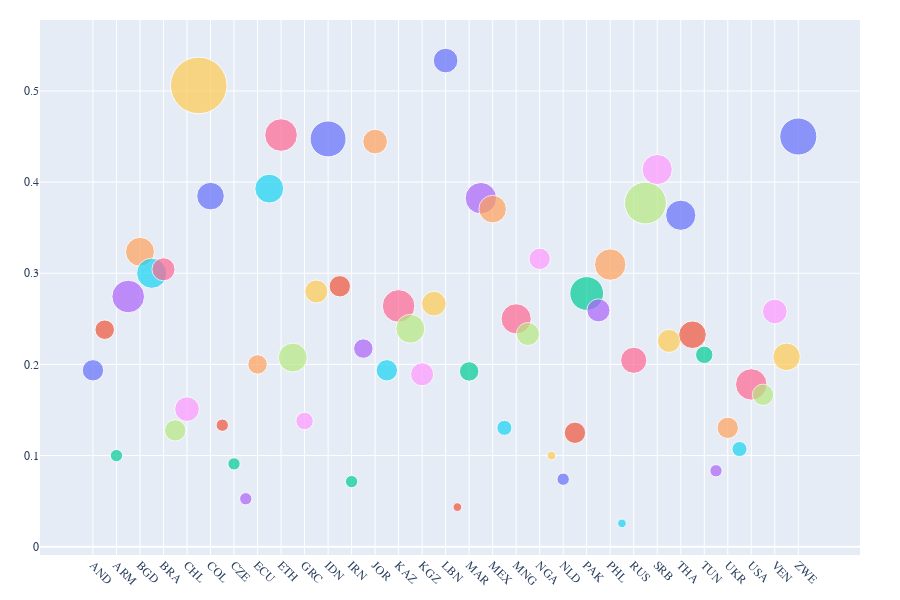

The cell this chart's notebook holds for it:
### Code cell
import pandas as pd
import plotly.express as px

# Load predictions from the requested path
df = pd.read_csv("../q152_q153_pipeline/predictions/q152_predictions_filtered.csv")

# Filter to Q152 labels
q152_labels = ['Q152_1', 'Q152_2', 'Q152_3', 'Q152_4']
df_q152 = df[df['predicted_combined_label'].isin(q152_labels)]

# Aggregate counts by country and label
agg = (
    df_q152.groupby(['B_COUNTRY_ALPHA', 'predicted_combined_label'])
           .size()
           .reset_index(name='sentence_count')
)

# Total Q152 sentences per country for proportional scaling
total_counts = agg.groupby('B_COUNTRY_ALPHA')['sentence_count'].sum().reset_index(name='total_q152_count')
agg = agg.merge(total_counts, on='B_COUNTRY_ALPHA')
agg['proportion'] = agg['sentence_count'] / agg['total_q152_count']

# Subset to Q152_1
agg_q152_1 = agg[agg['predicted_combined_label'] == 'Q152_1'].copy()

# Order countries alphabetically for stable categorical axis rendering
ordered_countries = sorted(agg_q152_1['B_COUNTRY_ALPHA'].unique())
agg_q152_1['B_COUNTRY_ALPHA'] = pd.Categorical(
    agg_q152_1['B_COUNTRY_ALPHA'],
    categories=ordered_countries,
    ordered=True
)

# Scatter plot; legend removed; no plot title; no y-axis title; 45° x-tick labels
fig = px.scatter(
    agg_q152_1,
    x='B_COUNTRY_ALPHA',
    y='proportion',
    size='sentence_count',
    color='B_COUNTRY_ALPHA',  # retained for visual distinction; legend is hidden below
    hover_name='B_COUNTRY_ALPHA',
    labels={'B_COUNTRY_ALPHA': 'Country', 'proportion': '', 'sentence_count': 'Sentence Count'},
    size_max=40,
    height=600
)

# Global typography set to Times New Roman Bold (falls back to Times New Roman if Bold variant unavailable)
bold_times = "Times New Roman Bold, Times New Roman"

fig.update_layout(
    xaxis={'categoryorder': 'array', 'categoryarray': ordered_countries},
    xaxis_tickangle=45,      # 45° tilted country names
    yaxis_title=None,        # no y-axis title
    showlegend=False,        # remove legend
    title=None,              # no plot title
    font=dict(family=bold_times, size=14),  # global font
    hoverlabel=dict(font_family=bold_times, font_size=12),
    margin=dict(l=40, r=40, t=20, b=40)
)

# Ensure axis tick labels also use the bold Times family explicitly
fig.update_xaxes(tickfont=dict(family=bold_times, size=12), title=None)
fig.update_yaxes(tickfont=dict(family=bold_times, size=12), title=None)

fig.show()

### Figure 1 — Plotly figure (JSON) as saved in the notebook; plotly's stock layout.template omitted (floating-point values rounded to 4 significant figures)
{"data": [{"hovertemplate": "<b>%{hovertext}</b><br><br>Country=%{x}<br>=%{y}<br>Sentence Count=%{marker.size}<extra></extra>", "hovertext": ["AND"], "legendgroup": "AND", "marker": {"color": "#636efa", "size": [6], "sizemode": "area", "sizeref": 0.02625, "symbol": "circle"}, "mode": "markers", "name": "AND", "orientation": "v", "showlegend": true, "type": "scatter", "x": ["AND"], "xaxis": "x", "y": [0.1935], "yaxis": "y"}, {"hovertemplate": "<b>%{hovertext}</b><br><br>Country=%{x}<br>=%{y}<br>Sentence Count=%{marker.size}<extra></extra>", "hovertext": ["ARG"], "legendgroup": "ARG", "marker": {"color": "#EF553B", "size": [5], "sizemode": "area", "sizeref": 0.02625, "symbol": "circle"}, "mode": "markers", "name": "ARG", "orientation": "v", "showlegend": true, "type": "scatter", "x": ["ARG"], "xaxis": "x", "y": [0.2381], "yaxis": "y"}, {"hovertemplate": "<b>%{hovertext}</b><br><br>Country=%{x}<br>=%{y}<br>Sentence Count=%{marker.size}<extra></extra>", "hovertext": ["ARM"], "legendgroup": "ARM", "marker": {"color": "#00cc96", "size": [2], "sizemode": "area", "sizeref": 0.02625, "symbol": "circle"}, "mode": "markers", "name": "ARM", "orientation": "v", "showlegend": true, "type": "scatter", "x": ["ARM"], "xaxis": "x", "y": [0.1], "yaxis": "y"}, {"hovertemplate": "<b>%{hovertext}</b><br><br>Country=%{x}<br>=%{y}<br>Sentence Count=%{marker.size}<extra></extra>", "hovertext": ["AUS"], "legendgroup": "AUS", "marker": {"color": "#ab63fa", "size": [14], "sizemode": "area", "sizeref": 0.02625, "symbol": "circle"}, "mode": "markers", "name": "AUS", "orientation": "v", "showlegend": true, "type": "scatter", "x": ["AUS"], "xaxis": "x", "y": [0.2745], "yaxis": "y"}, {"hovertemplate": "<b>%{hovertext}</b><br><br>Country=%{x}<br>=%{y}<br>Sentence Count=%{marker.size}<extra></extra>", "hovertext": ["BGD"], "legendgroup": "BGD", "marker": {"color": "#FFA15A", "size": [11], "sizemode": "area", "sizeref": 0.02625, "symbol": "circle"}, "mode": "markers", "name": "BGD", "orientation": "v", "showlegend": true, "type": "scatter", "x": ["BGD"], "xaxis": "x", "y": [0.3235], "yaxis": "y"}, {"hovertemplate": "<b>%{hovertext}</b><br><br>Country=%{x}<br>=%{y}<br>Sentence Count=%{marker.size}<extra></extra>", "hovertext": ["BOL"], "legendgroup": "BOL", "marker": {"color": "#19d3f3", "size": [12], "sizemode": "area", "sizeref": 0.02625, "symbol": "circle"}, "mode": "markers", "name": "BOL", "orientation": "v", "showlegend": true, "type": "scatter", "x": ["BOL"], "xaxis": "x", "y": [0.3], "yaxis": "y"}, {"hovertemplate": "<b>%{hovertext}</b><br><br>Country=%{x}<br>=%{y}<br>Sentence Count=%{marker.size}<extra></extra>", "hovertext": ["BRA"], "legendgroup": "BRA", "marker": {"color": "#FF6692", "size": [7], "sizemode": "area", "sizeref": 0.02625, "symbol": "circle"}, "mode": "markers", "name": "BRA", "orientation": "v", "showlegend": true, "type": "scatter", "x": ["BRA"], "xaxis": "x", "y": [0.3043], "yaxis": "y"}, {"hovertemplate": "<b>%{hovertext}</b><br><br>Country=%{x}<br>=%{y}<br>Sentence Count=%{marker.size}<extra></extra>", "hovertext": ["CAN"], "legendgroup": "CAN", "marker": {"color": "#B6E880", "size": [6], "sizemode": "area", "sizeref": 0.02625, "symbol": "circle"}, "mode": "markers", "name": "CAN", "orientation": "v", "showlegend": true, "type": "scatter", "x": ["CAN"], "xaxis": "x", "y": [0.1277], "yaxis": "y"}, {"hovertemplate": "<b>%{hovertext}</b><br><br>Country=%{x}<br>=%{y}<br>Sentence Count=%{marker.size}<extra></extra>", "hovertext": ["CHL"], "legendgroup": "CHL", "marker": {"color": "#FF97FF", "size": [8], "sizemode": "area", "sizeref": 0.02625, "symbol": "circle"}, "mode": "markers", "name": "CHL", "orientation": "v", "showlegend": true, "type": "scatter", "x": ["CHL"], "xaxis": "x", "y": [0.1509], "yaxis": "y"}, {"hovertemplate": "<b>%{hovertext}</b><br><br>Country=%{x}<br>=%{y}<br>Sentence Count=%{marker.size}<extra></extra>", "hovertext": ["CHN"], "legendgroup": "CHN", "marker": {"color": "#FECB52", "size": [42], "sizemode": "area", "sizeref": 0.02625, "symbol": "circle"}, "mode": "markers", "name": "CHN", "orientation": "v", "showlegend": true, "type": "scatter", "x": ["CHN"], "xaxis": "x", "y": [0.506], "yaxis": "y"}, {"hovertemplate": "<b>%{hovertext}</b><br><br>Country=%{x}<br>=%{y}<br>Sentence Count=%{marker.size}<extra></extra>", "hovertext": ["COL"], "legendgroup": "COL", "marker": {"color": "#636efa", "size": [10], "sizemode": "area", "sizeref": 0.02625, "symbol": "circle"}, "mode": "markers", "name": "COL", "orientation": "v", "showlegend": true, "type": "scatter", "x": ["COL"], "xaxis": "x", "y": [0.3846], "yaxis": "y"}, {"hovertemplate": "<b>%{hovertext}</b><br><br>Country=%{x}<br>=%{y}<br>Sentence Count=%{marker.size}<extra></extra>", "hovertext": ["CYP"], "legendgroup": "CYP", "marker": {"color": "#EF553B", "size": [2], "sizemode": "area", "sizeref": 0.02625, "symbol": "circle"}, "mode": "markers", "name": "CYP", "orientation": "v", "showlegend": true, "type": "scatter", "x": ["CYP"], "xaxis": "x", "y": [0.1333], "yaxis": "y"}, {"hovertemplate": "<b>%{hovertext}</b><br><br>Country=%{x}<br>=%{y}<br>Sentence Count=%{marker.size}<extra></extra>", "hovertext": ["CZE"], "legendgroup": "CZE", "marker": {"color": "#00cc96", "size": [2], "sizemode": "area", "sizeref": 0.02625, "symbol": "circle"}, "mode": "markers", "name": "CZE", "orientation": "v", "showlegend": true, "type": "scatter", "x": ["CZE"], "xaxis": "x", "y": [0.09091], "yaxis": "y"}, {"hovertemplate": "<b>%{hovertext}</b><br><br>Country=%{x}<br>=%{y}<br>Sentence Count=%{marker.size}<extra></extra>", "hovertext": ["DEU"], "legendgroup": "DEU", "marker": {"color": "#ab63fa", "size": [2], "sizemode": "area", "sizeref": 0.02625, "symbol": "circle"}, "mode": "markers", "name": "DEU", "orientation": "v", "showlegend": true, "type": "scatter", "x": ["DEU"], "xaxis": "x", "y": [0.05263], "yaxis": "y"}, {"hovertemplate": "<b>%{hovertext}</b><br><br>Country=%{x}<br>=%{y}<br>Sentence Count=%{marker.size}<extra></extra>", "hovertext": ["ECU"], "legendgroup": "ECU", "marker": {"color": "#FFA15A", "size": [5], "sizemode": "area", "sizeref": 0.02625, "symbol": "circle"}, "mode": "markers", "name": "ECU", "orientation": "v", "showlegend": true, "type": "scatter", "x": ["ECU"], "xaxis": "x", "y": [0.2], "yaxis": "y"}, {"hovertemplate": "<b>%{hovertext}</b><br><br>Country=%{x}<br>=%{y}<br>Sentence Count=%{marker.size}<extra></extra>", "hovertext": ["EGY"], "legendgroup": "EGY", "marker": {"color": "#19d3f3", "size": [11], "sizemode": "area", "sizeref": 0.02625, "symbol": "circle"}, "mode": "markers", "name": "EGY", "orientation": "v", "showlegend": true, "type": "scatter", "x": ["EGY"], "xaxis": "x", "y": [0.3929], "yaxis": "y"}, {"hovertemplate": "<b>%{hovertext}</b><br><br>Country=%{x}<br>=%{y}<br>Sentence Count=%{marker.size}<extra></extra>", "hovertext": ["ETH"], "legendgroup": "ETH", "marker": {"color": "#FF6692", "size": [14], "sizemode": "area", "sizeref": 0.02625, "symbol": "circle"}, "mode": "markers", "name": "ETH", "orientation": "v", "showlegend": true, "type": "scatter", "x": ["ETH"], "xaxis": "x", "y": [0.4516], "yaxis": "y"}, {"hovertemplate": "<b>%{hovertext}</b><br><br>Country=%{x}<br>=%{y}<br>Sentence Count=%{marker.size}<extra></extra>", "hovertext": ["GBR"], "legendgroup": "GBR", "marker": {"color": "#B6E880", "size": [11], "sizemode": "area", "sizeref": 0.02625, "symbol": "circle"}, "mode": "markers", "name": "GBR", "orientation": "v", "showlegend": true, "type": "scatter", "x": ["GBR"], "xaxis": "x", "y": [0.2075], "yaxis": "y"}, {"hovertemplate": "<b>%{hovertext}</b><br><br>Country=%{x}<br>=%{y}<br>Sentence Count=%{marker.size}<extra></extra>", "hovertext": ["GRC"], "legendgroup": "GRC", "marker": {"color": "#FF97FF", "size": [4], "sizemode": "area", "sizeref": 0.02625, "symbol": "circle"}, "mode": "markers", "name": "GRC", "orientation": "v", "showlegend": true, "type": "scatter", "x": ["GRC"], "xaxis": "x", "y": [0.1379], "yaxis": "y"}, {"hovertemplate": "<b>%{hovertext}</b><br><br>Country=%{x}<br>=%{y}<br>Sentence Count=%{marker.size}<extra></extra>", "hovertext": ["GTM"], "legendgroup": "GTM", "marker": {"color": "#FECB52", "size": [7], "sizemode": "area", "sizeref": 0.02625, "symbol": "circle"}, "mode": "markers", "name": "GTM", "orientation": "v", "showlegend": true, "type": "scatter", "x": ["GTM"], "xaxis": "x", "y": [0.28], "yaxis": "y"}, {"hovertemplate": "<b>%{hovertext}</b><br><br>Country=%{x}<br>=%{y}<br>Sentence Count=%{marker.size}<extra></extra>", "hovertext": ["IDN"], "legendgroup": "IDN", "marker": {"color": "#636efa", "size": [17], "sizemode": "area", "sizeref": 0.02625, "symbol": "circle"}, "mode": "markers", "name": "IDN", "orientation": "v", "showlegend": true, "type": "scatter", "x": ["IDN"], "xaxis": "x", "y": [0.4474], "yaxis": "y"}, {"hovertemplate": "<b>%{hovertext}</b><br><br>Country=%{x}<br>=%{y}<br>Sentence Count=%{marker.size}<extra></extra>", "hovertext": ["IND"], "legendgroup": "IND", "marker": {"color": "#EF553B", "size": [6], "sizemode": "area", "sizeref": 0.02625, "symbol": "circle"}, "mode": "markers", "name": "IND", "orientation": "v", "showlegend": true, "type": "scatter", "x": ["IND"], "xaxis": "x", "y": [0.2857], "yaxis": "y"}, {"hovertemplate": "<b>%{hovertext}</b><br><br>Country=%{x}<br>=%{y}<br>Sentence Count=%{marker.size}<extra></extra>", "hovertext": ["IRN"], "legendgroup": "IRN", "marker": {"color": "#00cc96", "size": [2], "sizemode": "area", "sizeref": 0.02625, "symbol": "circle"}, "mode": "markers", "name": "IRN", "orientation": "v", "showlegend": true, "type": "scatter", "x": ["IRN"], "xaxis": "x", "y": [0.07143], "yaxis": "y"}, {"hovertemplate": "<b>%{hovertext}</b><br><br>Country=%{x}<br>=%{y}<br>Sentence Count=%{marker.size}<extra></extra>", "hovertext": ["IRQ"], "legendgroup": "IRQ", "marker": {"color": "#ab63fa", "size": [5], "sizemode": "area", "sizeref": 0.02625, "symbol": "circle"}, "mode": "markers", "name": "IRQ", "orientation": "v", "showlegend": true, "type": "scatter", "x": ["IRQ"], "xaxis": "x", "y": [0.2174], "yaxis": "y"}, {"hovertemplate": "<b>%{hovertext}</b><br><br>Country=%{x}<br>=%{y}<br>Sentence Count=%{marker.size}<extra></extra>", "hovertext": ["JOR"], "legendgroup": "JOR", "marker": {"color": "#FFA15A", "size": [8], "sizemode": "area", "sizeref": 0.02625, "symbol": "circle"}, "mode": "markers", "name": "JOR", "orientation": "v", "showlegend": true, "type": "scatter", "x": ["JOR"], "xaxis": "x", "y": [0.4444], "yaxis": "y"}, {"hovertemplate": "<b>%{hovertext}</b><br><br>Country=%{x}<br>=%{y}<br>Sentence Count=%{marker.size}<extra></extra>", "hovertext": ["JPN"], "legendgroup": "JPN", "marker": {"color": "#19d3f3", "size": [6], "sizemode": "area", "sizeref": 0.02625, "symbol": "circle"}, "mode": "markers", "name": "JPN", "orientation": "v", "showlegend": true, "type": "scatter", "x": ["JPN"], "xaxis": "x", "y": [0.1935], "yaxis": "y"}, {"hovertemplate": "<b>%{hovertext}</b><br><br>Country=%{x}<br>=%{y}<br>Sentence Count=%{marker.size}<extra></extra>", "hovertext": ["KAZ"], "legendgroup": "KAZ", "marker": {"color": "#FF6692", "size": [14], "sizemode": "area", "sizeref": 0.02625, "symbol": "circle"}, "mode": "markers", "name": "KAZ", "orientation": "v", "showlegend": true, "type": "scatter", "x": ["KAZ"], "xaxis": "x", "y": [0.2642], "yaxis": "y"}, {"hovertemplate": "<b>%{hovertext}</b><br><br>Country=%{x}<br>=%{y}<br>Sentence Count=%{marker.size}<extra></extra>", "hovertext": ["KEN"], "legendgroup": "KEN", "marker": {"color": "#B6E880", "size": [11], "sizemode": "area", "sizeref": 0.02625, "symbol": "circle"}, "mode": "markers", "name": "KEN", "orientation": "v", "showlegend": true, "type": "scatter", "x": ["KEN"], "xaxis": "x", "y": [0.2391], "yaxis": "y"}, {"hovertemplate": "<b>%{hovertext}</b><br><br>Country=%{x}<br>=%{y}<br>Sentence Count=%{marker.size}<extra></extra>", "hovertext": ["KGZ"], "legendgroup": "KGZ", "marker": {"color": "#FF97FF", "size": [7], "sizemode": "area", "sizeref": 0.02625, "symbol": "circle"}, "mode": "markers", "name": "KGZ", "orientation": "v", "showlegend": true, "type": "scatter", "x": ["KGZ"], "xaxis": "x", "y": [0.1892], "yaxis": "y"}, {"hovertemplate": "<b>%{hovertext}</b><br><br>Country=%{x}<br>=%{y}<br>Sentence Count=%{marker.size}<extra></extra>", "hovertext": ["KOR"], "legendgroup": "KOR", "marker": {"color": "#FECB52", "size": [8], "sizemode": "area", "sizeref": 0.02625, "symbol": "circle"}, "mode": "markers", "name": "KOR", "orientation": "v", "showlegend": true, "type": "scatter", "x": ["KOR"], "xaxis": "x", "y": [0.2667], "yaxis": "y"}, {"hovertemplate": "<b>%{hovertext}</b><br><br>Country=%{x}<br>=%{y}<br>Sentence Count=%{marker.size}<extra></extra>", "hovertext": ["LBN"], "legendgroup": "LBN", "marker": {"color": "#636efa", "size": [8], "sizemode": "area", "sizeref": 0.02625, "symbol": "circle"}, "mode": "markers", "name": "LBN", "orientation": "v", "showlegend": true, "type": "scatter", "x": ["LBN"], "xaxis": "x", "y": [0.5333], "yaxis": "y"}, {"hovertemplate": "<b>%{hovertext}</b><br><br>Country=%{x}<br>=%{y}<br>Sentence Count=%{marker.size}<extra></extra>", "hovertext": ["LBY"], "legendgroup": "LBY", "marker": {"color": "#EF553B", "size": [1], "sizemode": "area", "sizeref": 0.02625, "symbol": "circle"}, "mode": "markers", "name": "LBY", "orientation": "v", "showlegend": true, "type": "scatter", "x": ["LBY"], "xaxis": "x", "y": [0.04348], "yaxis": "y"}, {"hovertemplate": "<b>%{hovertext}</b><br><br>Country=%{x}<br>=%{y}<br>Sentence Count=%{marker.size}<extra></extra>", "hovertext": ["MAR"], "legendgroup": "MAR", "marker": {"color": "#00cc96", "size": [5], "sizemode": "area", "sizeref": 0.02625, "symbol": "circle"}, "mode": "markers", "name": "MAR", "orientation": "v", "showlegend": true, "type": "scatter", "x": ["MAR"], "xaxis": "x", "y": [0.1923], "yaxis": "y"}, {"hovertemplate": "<b>%{hovertext}</b><br><br>Country=%{x}<br>=%{y}<br>Sentence Count=%{marker.size}<extra></extra>", "hovertext": ["MDV"], "legendgroup": "MDV", "marker": {"color": "#ab63fa", "size": [13], "sizemode": "area", "sizeref": 0.02625, "symbol": "circle"}, "mode": "markers", "name": "MDV", "orientation": "v", "showlegend": true, "type": "scatter", "x": ["MDV"], "xaxis": "x", "y": [0.3824], "yaxis": "y"}, {"hovertemplate": "<b>%{hovertext}</b><br><br>Country=%{x}<br>=%{y}<br>Sentence Count=%{marker.size}<extra></extra>", "hovertext": ["MEX"], "legendgroup": "MEX", "marker": {"color": "#FFA15A", "size": [10], "sizemode": "area", "sizeref": 0.02625, "symbol": "circle"}, "mode": "markers", "name": "MEX", "orientation": "v", "showlegend": true, "type": "scatter", "x": ["MEX"], "xaxis": "x", "y": [0.3704], "yaxis": "y"}, {"hovertemplate": "<b>%{hovertext}</b><br><br>Country=%{x}<br>=%{y}<br>Sentence Count=%{marker.size}<extra></extra>", "hovertext": ["MMR"], "legendgroup": "MMR", "marker": {"color": "#19d3f3", "size": [3], "sizemode": "area", "sizeref": 0.02625, "symbol": "circle"}, "mode": "markers", "name": "MMR", "orientation": "v", "showlegend": true, "type": "scatter", "x": ["MMR"], "xaxis": "x", "y": [0.1304], "yaxis": "y"}, {"hovertemplate": "<b>%{hovertext}</b><br><br>Country=%{x}<br>=%{y}<br>Sentence Count=%{marker.size}<extra></extra>", "hovertext": ["MNG"], "legendgroup": "MNG", "marker": {"color": "#FF6692", "size": [12], "sizemode": "area", "sizeref": 0.02625, "symbol": "circle"}, "mode": "markers", "name": "MNG", "orientation": "v", "showlegend": true, "type": "scatter", "x": ["MNG"], "xaxis": "x", "y": [0.25], "yaxis": "y"}, {"hovertemplate": "<b>%{hovertext}</b><br><br>Country=%{x}<br>=%{y}<br>Sentence Count=%{marker.size}<extra></extra>", "hovertext": ["MYS"], "legendgroup": "MYS", "marker": {"color": "#B6E880", "size": [7], "sizemode": "area", "sizeref": 0.02625, "symbol": "circle"}, "mode": "markers", "name": "MYS", "orientation": "v", "showlegend": true, "type": "scatter", "x": ["MYS"], "xaxis": "x", "y": [0.2333], "yaxis": "y"}, {"hovertemplate": "<b>%{hovertext}</b><br><br>Country=%{x}<br>=%{y}<br>Sentence Count=%{marker.size}<extra></extra>", "hovertext": ["NGA"], "legendgroup": "NGA", "marker": {"color": "#FF97FF", "size": [6], "sizemode": "area", "sizeref": 0.02625, "symbol": "circle"}, "mode": "markers", "name": "NGA", "orientation": "v", "showlegend": true, "type": "scatter", "x": ["NGA"], "xaxis": "x", "y": [0.3158], "yaxis": "y"}, {"hovertemplate": "<b>%{hovertext}</b><br><br>Country=%{x}<br>=%{y}<br>Sentence Count=%{marker.size}<extra></extra>", "hovertext": ["NIC"], "legendgroup": "NIC", "marker": {"color": "#FECB52", "size": [1], "sizemode": "area", "sizeref": 0.02625, "symbol": "circle"}, "mode": "markers", "name": "NIC", "orientation": "v", "showlegend": true, "type": "scatter", "x": ["NIC"], "xaxis": "x", "y": [0.1], "yaxis": "y"}, {"hovertemplate": "<b>%{hovertext}</b><br><br>Country=%{x}<br>=%{y}<br>Sentence Count=%{marker.size}<extra></extra>", "hovertext": ["NLD"], "legendgroup": "NLD", "marker": {"color": "#636efa", "size": [2], "sizemode": "area", "sizeref": 0.02625, "symbol": "circle"}, "mode": "markers", "name": "NLD", "orientation": "v", "showlegend": true, "type": "scatter", "x": ["NLD"], "xaxis": "x", "y": [0.07407], "yaxis": "y"}, {"hovertemplate": "<b>%{hovertext}</b><br><br>Country=%{x}<br>=%{y}<br>Sentence Count=%{marker.size}<extra></extra>", "hovertext": ["NZL"], "legendgroup": "NZL", "marker": {"color": "#EF553B", "size": [6], "sizemode": "area", "sizeref": 0.02625, "symbol": "circle"}, "mode": "markers", "name": "NZL", "orientation": "v", "showlegend": true, "type": "scatter", "x": ["NZL"], "xaxis": "x", "y": [0.125], "yaxis": "y"}, {"hovertemplate": "<b>%{hovertext}</b><br><br>Country=%{x}<br>=%{y}<br>Sentence Count=%{marker.size}<extra></extra>", "hovertext": ["PAK"], "legendgroup": "PAK", "marker": {"color": "#00cc96", "size": [15], "sizemode": "area", "sizeref": 0.02625, "symbol": "circle"}, "mode": "markers", "name": "PAK", "orientation": "v", "showlegend": true, "type": "scatter", "x": ["PAK"], "xaxis": "x", "y": [0.2778], "yaxis": "y"}, {"hovertemplate": "<b>%{hovertext}</b><br><br>Country=%{x}<br>=%{y}<br>Sentence Count=%{marker.size}<extra></extra>", "hovertext": ["PER"], "legendgroup": "PER", "marker": {"color": "#ab63fa", "size": [7], "sizemode": "area", "sizeref": 0.02625, "symbol": "circle"}, "mode": "markers", "name": "PER", "orientation": "v", "showlegend": true, "type": "scatter", "x": ["PER"], "xaxis": "x", "y": [0.2593], "yaxis": "y"}, {"hovertemplate": "<b>%{hovertext}</b><br><br>Country=%{x}<br>=%{y}<br>Sentence Count=%{marker.size}<extra></extra>", "hovertext": ["PHL"], "legendgroup": "PHL", "marker": {"color": "#FFA15A", "size": [13], "sizemode": "area", "sizeref": 0.02625, "symbol": "circle"}, "mode": "markers", "name": "PHL", "orientation": "v", "showlegend": true, "type": "scatter", "x": ["PHL"], "xaxis": "x", "y": [0.3095], "yaxis": "y"}, {"hovertemplate": "<b>%{hovertext}</b><br><br>Country=%{x}<br>=%{y}<br>Sentence Count=%{marker.size}<extra></extra>", "hovertext": ["ROU"], "legendgroup": "ROU", "marker": {"color": "#19d3f3", "size": [1], "sizemode": "area", "sizeref": 0.02625, "symbol": "circle"}, "mode": "markers", "name": "ROU", "orientation": "v", "showlegend": true, "type": "scatter", "x": ["ROU"], "xaxis": "x", "y": [0.02564], "yaxis": "y"}, {"hovertemplate": "<b>%{hovertext}</b><br><br>Country=%{x}<br>=%{y}<br>Sentence Count=%{marker.size}<extra></extra>", "hovertext": ["RUS"], "legendgroup": "RUS", "marker": {"color": "#FF6692", "size": [9], "sizemode": "area", "sizeref": 0.02625, "symbol": "circle"}, "mode": "markers", "name": "RUS", "orientation": "v", "showlegend": true, "type": "scatter", "x": ["RUS"], "xaxis": "x", "y": [0.2045], "yaxis": "y"}, {"hovertemplate": "<b>%{hovertext}</b><br><br>Country=%{x}<br>=%{y}<br>Sentence Count=%{marker.size}<extra></extra>", "hovertext": ["SGP"], "legendgroup": "SGP", "marker": {"color": "#B6E880", "size": [23], "sizemode": "area", "sizeref": 0.02625, "symbol": "circle"}, "mode": "markers", "name": "SGP", "orientation": "v", "showlegend": true, "type": "scatter", "x": ["SGP"], "xaxis": "x", "y": [0.377], "yaxis": "y"}, {"hovertemplate": "<b>%{hovertext}</b><br><br>Country=%{x}<br>=%{y}<br>Sentence Count=%{marker.size}<extra></extra>", "hovertext": ["SRB"], "legendgroup": "SRB", "marker": {"color": "#FF97FF", "size": [12], "sizemode": "area", "sizeref": 0.02625, "symbol": "circle"}, "mode": "markers", "name": "SRB", "orientation": "v", "showlegend": true, "type": "scatter", "x": ["SRB"], "xaxis": "x", "y": [0.4138], "yaxis": "y"}, {"hovertemplate": "<b>%{hovertext}</b><br><br>Country=%{x}<br>=%{y}<br>Sentence Count=%{marker.size}<extra></extra>", "hovertext": ["SVK"], "legendgroup": "SVK", "marker": {"color": "#FECB52", "size": [7], "sizemode": "area", "sizeref": 0.02625, "symbol": "circle"}, "mode": "markers", "name": "SVK", "orientation": "v", "showlegend": true, "type": "scatter", "x": ["SVK"], "xaxis": "x", "y": [0.2258], "yaxis": "y"}, {"hovertemplate": "<b>%{hovertext}</b><br><br>Country=%{x}<br>=%{y}<br>Sentence Count=%{marker.size}<extra></extra>", "hovertext": ["THA"], "legendgroup": "THA", "marker": {"color": "#636efa", "size": [12], "sizemode": "area", "sizeref": 0.02625, "symbol": "circle"}, "mode": "markers", "name": "THA", "orientation": "v", "showlegend": true, "type": "scatter", "x": ["THA"], "xaxis": "x", "y": [0.3636], "yaxis": "y"}, {"hovertemplate": "<b>%{hovertext}</b><br><br>Country=%{x}<br>=%{y}<br>Sentence Count=%{marker.size}<extra></extra>", "hovertext": ["TJK"], "legendgroup": "TJK", "marker": {"color": "#EF553B", "size": [10], "sizemode": "area", "sizeref": 0.02625, "symbol": "circle"}, "mode": "markers", "name": "TJK", "orientation": "v", "showlegend": true, "type": "scatter", "x": ["TJK"], "xaxis": "x", "y": [0.2326], "yaxis": "y"}, {"hovertemplate": "<b>%{hovertext}</b><br><br>Country=%{x}<br>=%{y}<br>Sentence Count=%{marker.size}<extra></extra>", "hovertext": ["TUN"], "legendgroup": "TUN", "marker": {"color": "#00cc96", "size": [4], "sizemode": "area", "sizeref": 0.02625, "symbol": "circle"}, "mode": "markers", "name": "TUN", "orientation": "v", "showlegend": true, "type": "scatter", "x": ["TUN"], "xaxis": "x", "y": [0.2105], "yaxis": "y"}, {"hovertemplate": "<b>%{hovertext}</b><br><br>Country=%{x}<br>=%{y}<br>Sentence Count=%{marker.size}<extra></extra>", "hovertext": ["TUR"], "legendgroup": "TUR", "marker": {"color": "#ab63fa", "size": [2], "sizemode": "area", "sizeref": 0.02625, "symbol": "circle"}, "mode": "markers", "name": "TUR", "orientation": "v", "showlegend": true, "type": "scatter", "x": ["TUR"], "xaxis": "x", "y": [0.08333], "yaxis": "y"}, {"hovertemplate": "<b>%{hovertext}</b><br><br>Country=%{x}<br>=%{y}<br>Sentence Count=%{marker.size}<extra></extra>", "hovertext": ["UKR"], "legendgroup": "UKR", "marker": {"color": "#FFA15A", "size": [6], "sizemode": "area", "sizeref": 0.02625, "symbol": "circle"}, "mode": "markers", "name": "UKR", "orientation": "v", "showlegend": true, "type": "scatter", "x": ["UKR"], "xaxis": "x", "y": [0.1304], "yaxis": "y"}, {"hovertemplate": "<b>%{hovertext}</b><br><br>Country=%{x}<br>=%{y}<br>Sentence Count=%{marker.size}<extra></extra>", "hovertext": ["URY"], "legendgroup": "URY", "marker": {"color": "#19d3f3", "size": [3], "sizemode": "area", "sizeref": 0.02625, "symbol": "circle"}, "mode": "markers", "name": "URY", "orientation": "v", "showlegend": true, "type": "scatter", "x": ["URY"], "xaxis": "x", "y": [0.1071], "yaxis": "y"}, {"hovertemplate": "<b>%{hovertext}</b><br><br>Country=%{x}<br>=%{y}<br>Sentence Count=%{marker.size}<extra></extra>", "hovertext": ["USA"], "legendgroup": "USA", "marker": {"color": "#FF6692", "size": [13], "sizemode": "area", "sizeref": 0.02625, "symbol": "circle"}, "mode": "markers", "name": "USA", "orientation": "v", "showlegend": true, "type": "scatter", "x": ["USA"], "xaxis": "x", "y": [0.1781], "yaxis": "y"}, {"hovertemplate": "<b>%{hovertext}</b><br><br>Country=%{x}<br>=%{y}<br>Sentence Count=%{marker.size}<extra></extra>", "hovertext": ["UZB"], "legendgroup": "UZB", "marker": {"color": "#B6E880", "size": [6], "sizemode": "area", "sizeref": 0.02625, "symbol": "circle"}, "mode": "markers", "name": "UZB", "orientation": "v", "showlegend": true, "type": "scatter", "x": ["UZB"], "xaxis": "x", "y": [0.1667], "yaxis": "y"}, {"hovertemplate": "<b>%{hovertext}</b><br><br>Country=%{x}<br>=%{y}<br>Sentence Count=%{marker.size}<extra></extra>", "hovertext": ["VEN"], "legendgroup": "VEN", "marker": {"color": "#FF97FF", "size": [8], "sizemode": "area", "sizeref": 0.02625, "symbol": "circle"}, "mode": "markers", "name": "VEN", "orientation": "v", "showlegend": true, "type": "scatter", "x": ["VEN"], "xaxis": "x", "y": [0.2581], "yaxis": "y"}, {"hovertemplate": "<b>%{hovertext}</b><br><br>Country=%{x}<br>=%{y}<br>Sentence Count=%{marker.size}<extra></extra>", "hovertext": ["VNM"], "legendgroup": "VNM", "marker": {"color": "#FECB52", "size": [10], "sizemode": "area", "sizeref": 0.02625, "symbol": "circle"}, "mode": "markers", "name": "VNM", "orientation": "v", "showlegend": true, "type": "scatter", "x": ["VNM"], "xaxis": "x", "y": [0.2083], "yaxis": "y"}, {"hovertemplate": "<b>%{hovertext}</b><br><br>Country=%{x}<br>=%{y}<br>Sentence Count=%{marker.size}<extra></extra>", "hovertext": ["ZWE"], "legendgroup": "ZWE", "marker": {"color": "#636efa", "size": [18], "sizemode": "area", "sizeref": 0.02625, "symbol": "circle"}, "mode": "markers", "name": "ZWE", "orientation": "v", "showlegend": true, "type": "scatter", "x": ["ZWE"], "xaxis": "x", "y": [0.45], "yaxis": "y"}], "layout": {"font": {"family": "Times New Roman Bold, Times New Roman", "size": 14}, "height": 600, "hoverlabel": {"font": {"family": "Times New Roman Bold, Times New Roman", "size": 12}}, "legend": {"itemsizing": "constant", "title": {"text": "Country"}, "tracegroupgap": 0}, "margin": {"b": 40, "l": 40, "r": 40, "t": 20}, "showlegend": false, "title": {}, "xaxis": {"anchor": "y", "categoryarray": ["AND", "ARG", "ARM", "AUS", "BGD", "BOL", "BRA", "CAN", "CHL", "CHN", "COL", "CYP", "CZE", "DEU", "ECU", "EGY", "ETH", "GBR", "GRC", "GTM", "IDN", "IND", "IRN", "IRQ", "JOR", "JPN", "KAZ", "KEN", "KGZ", "KOR", "LBN", "LBY", "MAR", "MDV", "MEX", "MMR", "MNG", "MYS", "NGA", "NIC", "NLD", "NZL", "PAK", "PER", "PHL", "ROU", "RUS", "SGP", "SRB", "SVK", "THA", "TJK", "TUN", "TUR", "UKR", "URY", "USA", "UZB", "VEN", "VNM", "ZWE"], "categoryorder": "array", "domain": [0, 1], "tickangle": 45, "tickfont": {"family": "Times New Roman Bold, Times New Roman", "size": 12}, "title": {}}, "yaxis": {"anchor": "x", "domain": [0, 1], "tickfont": {"family": "Times New Roman Bold, Times New Roman", "size": 12}, "title": {}}}}
